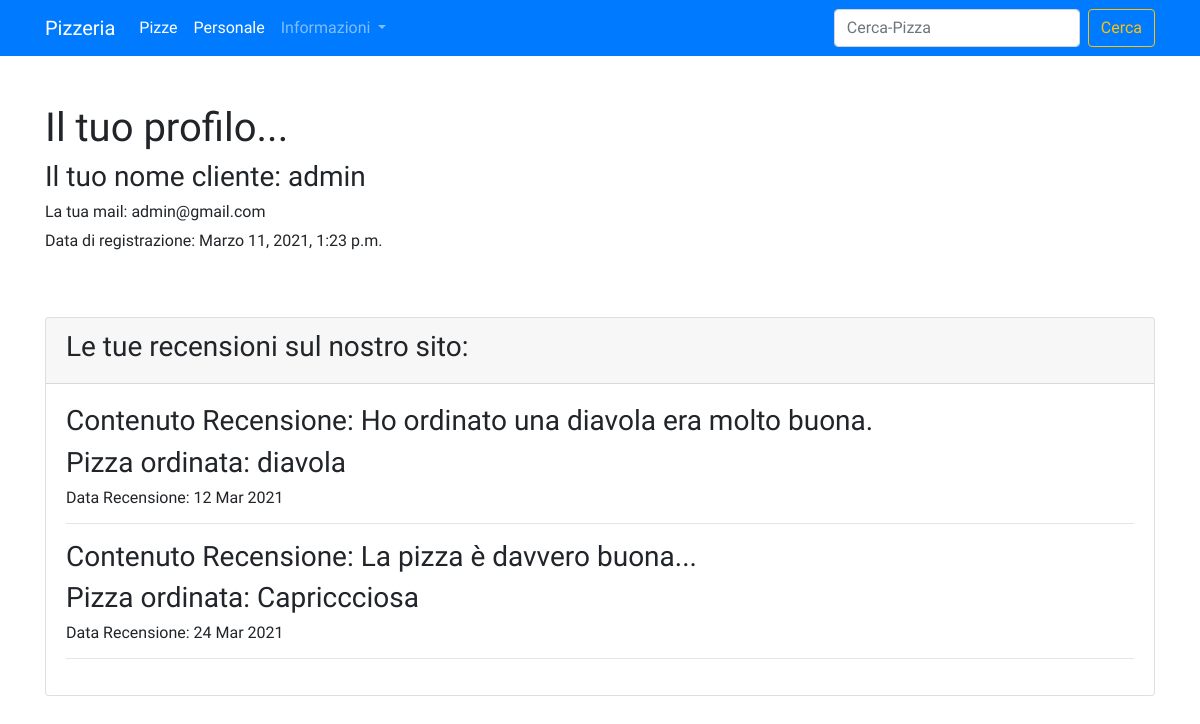
Page /profilo/ (signed in) on the committed database.
### core/models.py (models this page shows, shortened)
class RecensioneModel(models.Model):
    cliente=models.ForeignKey(User,on_delete=models.CASCADE,related_name="recensioni")
    contenuto=models.TextField()
    pizza_ordinata=models.CharField(max_length=30,null=True,blank=True)
    data_pubblicazione=models.DateField(auto_now_add=True)
    class Meta:
        verbose_name="Recensione"
        verbose_name_plural = "Recensioni"

### core/views.py (the view)
# urls.py: path("profilo/",profilo_utente, name="profilo_view"),
@login_required
def profilo_utente(request):
    utente=request.user
    context = {"utente": utente}
    return render(request,"core/profilo.html",context)

### core/templates/core/profilo.html (shortened to what this page needs)
{% extends 'base.html'%}
{% load crispy_forms_tags %}
{% block content %}
<div class="row  my-5">
    <div class="col-lg-12 col-12 ">
        <h1>Il tuo profilo...</h1>
        <h3>Il tuo nome cliente: {{utente.username}}</h3>
        {% if utente.email.len == 0  %}
        <h6>Non è associata nessuna mail al tuo account.</h6>
        {% else %}
        <h6>La tua mail: {{utente.email}}</h6>
        {% endif%}
        <p>Data di registrazione: {{utente.date_joined}}</p>
    </div>
</div>
<div class="row  my-5">
    <div class="col-lg-12 col-12 ">
        <div class="card">
            <div class="card-header">
                <h3>Le tue recensioni sul nostro sito:</h3>
            </div>
                <div class="card-body">
                {% for recensione in request.user.recensioni.all%}
                    <h3 class="cars-text">Contenuto Recensione: {{recensione.contenuto}}</h3>
                    {% if recensione.pizza_ordinata %}
                    <h3 class="cars-text">Pizza ordinata: {{recensione.pizza_ordinata}}</h3>
                    {% endif %}
                    <h6 class="cars-text ">Data Recensione: {{recensione.data_pubblicazione|date:"d M Y "}}</h6>
                    <hr>
                {% endfor %}
                </div>
            </div>
    </div>
</div>
{% endblock %}

### templates/base.html (style rules this page uses)
body { font-family: 'Akaya Telivigala', cursive; }

### rows in the picture
RecensioneModel: contenuto "Ho ordinato una diavola era molto buona.", pizza_ordinata "diavola", data_pubblicazione "12 Mar 2021"
RecensioneModel: contenuto "La pizza è davvero buona...", pizza_ordinata "Capriccciosa", data_pubblicazione "24 Mar 2021"

### other values in the picture
{{ utente.username }} "admin"
{{ utente.email }} "admin@gmail.com"
{{ utente.date_joined }} "Marzo 11, 2021, 1:23 p.m."
